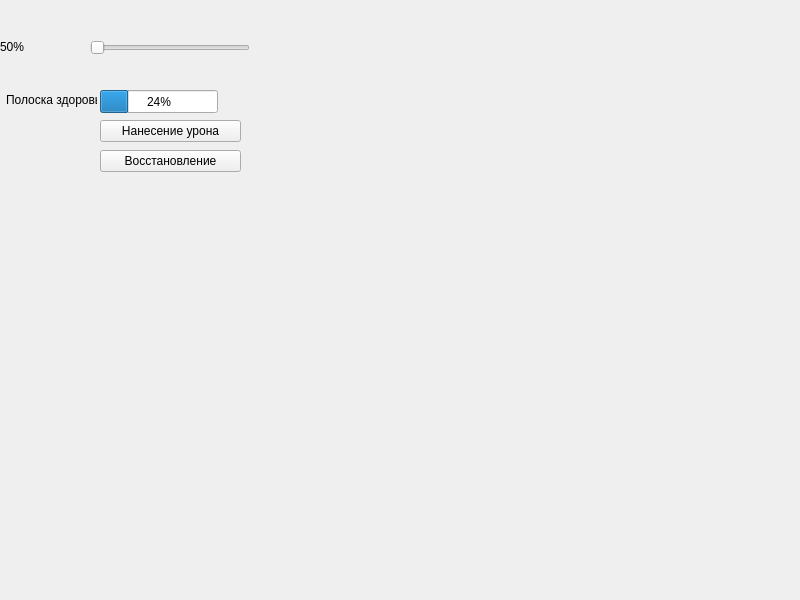
<?xml version="1.0" encoding="UTF-8"?>
<ui version="4.0">
 <class>Widget</class>
 <widget class="QWidget" name="Widget">
  <property name="geometry">
   <rect>
    <x>0</x>
    <y>0</y>
    <width>800</width>
    <height>600</height>
   </rect>
  </property>
  <property name="windowTitle">
   <string>Widget</string>
  </property>
  <widget class="QLabel" name="label">
   <property name="geometry">
    <rect>
     <x>6</x>
     <y>90</y>
     <width>91</width>
     <height>20</height>
    </rect>
   </property>
   <property name="text">
    <string>Полоска здоровья</string>
   </property>
  </widget>
  <widget class="QProgressBar" name="progressBar">
   <property name="geometry">
    <rect>
     <x>100</x>
     <y>90</y>
     <width>118</width>
     <height>23</height>
    </rect>
   </property>
   <property name="value">
    <number>24</number>
   </property>
  </widget>
  <widget class="QPushButton" name="pushButton">
   <property name="geometry">
    <rect>
     <x>100</x>
     <y>120</y>
     <width>141</width>
     <height>22</height>
    </rect>
   </property>
   <property name="text">
    <string>Нанесение урона</string>
   </property>
  </widget>
  <widget class="QPushButton" name="pushButton_2">
   <property name="geometry">
    <rect>
     <x>100</x>
     <y>150</y>
     <width>141</width>
     <height>22</height>
    </rect>
   </property>
   <property name="text">
    <string>Восстановление</string>
   </property>
  </widget>
  <widget class="QLabel" name="label_2">
   <property name="geometry">
    <rect>
     <x>0</x>
     <y>40</y>
     <width>47</width>
     <height>14</height>
    </rect>
   </property>
   <property name="text">
    <string>50%</string>
   </property>
  </widget>
  <widget class="QSlider" name="horizontalSlider">
   <property name="geometry">
    <rect>
     <x>90</x>
     <y>40</y>
     <width>160</width>
     <height>16</height>
    </rect>
   </property>
   <property name="orientation">
    <enum>Qt::Horizontal</enum>
   </property>
  </widget>
 </widget>
 <resources/>
 <connections/>
</ui>
